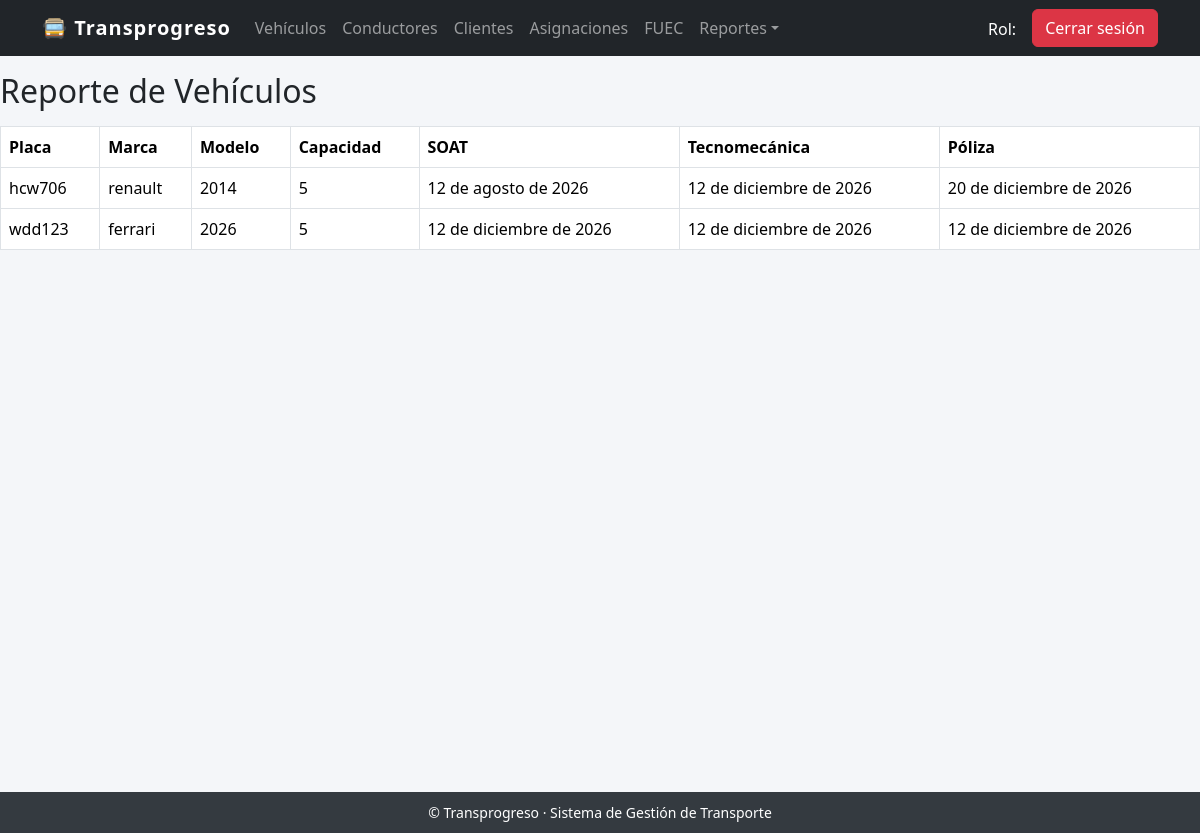
Screenshot of /reporte/vehiculos/ (signed in) with the database file from the repository.
### gestion_vehiculos/models.py (models this page shows, shortened)
class Vehiculo(models.Model):
    placa = models.CharField(max_length=10, unique=True)
    marca = models.CharField(max_length=50)
    modelo = models.CharField(max_length=50)
    capacidad = models.IntegerField(null=True, blank=True)
    soat_fecha = models.DateField(null=True, blank=True)
    tecnomecanica_fecha = models.DateField(null=True, blank=True)
    poliza_fecha = models.DateField(null=True, blank=True)
    extrajudicial_fecha = models.DateField(null=True, blank=True)
    soat_archivo = models.FileField(upload_to="documentos/soat/", null=True, blank=True)
    tecnomecanica_archivo = models.FileField(upload_to="documentos/tecnomecanica/", null=True, blank=True)
    poliza_archivo = models.FileField(upload_to="documentos/polizas/", null=True, blank=True)

### gestion_vehiculos/views.py (the view)
# urls.py: path("reporte/vehiculos/", views.reporte_vehiculos, name="reporte_vehiculos"),
@login_required
def reporte_vehiculos(request):
    vehiculos = Vehiculo.objects.all().order_by("placa")
    return render(request, "reportes/reporte_vehiculos.html", {"vehiculos": vehiculos})

### templates/reportes/reporte_vehiculos.html
{% extends "base.html" %}
{% block content %}
<h2>Reporte de Vehículos</h2>
<table class="table table-bordered mt-3">
    <thead>
        <tr>
            <th>Placa</th>
            <th>Marca</th>
            <th>Modelo</th>
            <th>Capacidad</th>
            <th>SOAT</th>
            <th>Tecnomecánica</th>
            <th>Póliza</th>
        </tr>
    </thead>
    <tbody>
        {% for v in vehiculos %}
        <tr>
            <td>{{ v.placa }}</td>
            <td>{{ v.marca }}</td>
            <td>{{ v.modelo }}</td>
            <td>{{ v.capacidad }}</td>
            <td>{{ v.soat_fecha }}</td>
            <td>{{ v.tecnomecanica_fecha }}</td>
            <td>{{ v.poliza_fecha }}</td>
        </tr>
        {% endfor %}
    </tbody>
</table>
{% endblock %}

### templates/base.html (style rules this page uses)
body { background-color: #f4f6f9; }

### rows the page displays
Vehiculo: placa "hcw706", marca "renault", modelo "2014", capacidad "5", soat_fecha "12 de agosto de 2026", tecnomecanica_fecha "12 de diciembre de 2026", poliza_fecha "20 de diciembre de 2026"
Vehiculo: placa "wdd123", marca "ferrari", modelo "2026", capacidad "5", soat_fecha "12 de diciembre de 2026", tecnomecanica_fecha "12 de diciembre de 2026", poliza_fecha "12 de diciembre de 2026"
